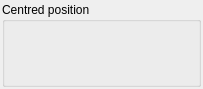
<?xml version="1.0" encoding="UTF-8"?>
<ui version="4.0">
 <class>SnapshotWidgetLayout</class>
 <widget class="QWidget" name="SnapshotWidgetLayout">
  <property name="geometry">
   <rect>
    <x>0</x>
    <y>0</y>
    <width>203</width>
    <height>89</height>
   </rect>
  </property>
  <property name="sizePolicy">
   <sizepolicy hsizetype="Fixed" vsizetype="Fixed">
    <horstretch>0</horstretch>
    <verstretch>0</verstretch>
   </sizepolicy>
  </property>
  <property name="windowTitle">
   <string>Snapshot widget</string>
  </property>
  <layout class="QHBoxLayout">
   <property name="spacing">
    <number>0</number>
   </property>
   <property name="margin">
    <number>2</number>
   </property>
   <item>
    <layout class="QVBoxLayout" name="verticalLayout_2">
     <property name="spacing">
      <number>0</number>
     </property>
     <property name="rightMargin">
      <number>0</number>
     </property>
     <item>
      <widget class="QGroupBox" name="svideo_gbox">
       <property name="title">
        <string>Centred position</string>
       </property>
       <property name="flat">
        <bool>false</bool>
       </property>
       <layout class="QHBoxLayout">
        <property name="spacing">
         <number>0</number>
        </property>
        <property name="margin">
         <number>0</number>
        </property>
        <item>
         <layout class="QVBoxLayout" name="verticalLayout">
          <item>
           <widget class="QLabel" name="svideo">
            <property name="pixmap">
             <pixmap/>
            </property>
            <property name="scaledContents">
             <bool>true</bool>
            </property>
            <property name="wordWrap">
             <bool>false</bool>
            </property>
           </widget>
          </item>
         </layout>
        </item>
       </layout>
      </widget>
     </item>
    </layout>
   </item>
  </layout>
 </widget>
 <layoutdefault spacing="6" margin="11"/>
 <resources/>
 <connections/>
</ui>
